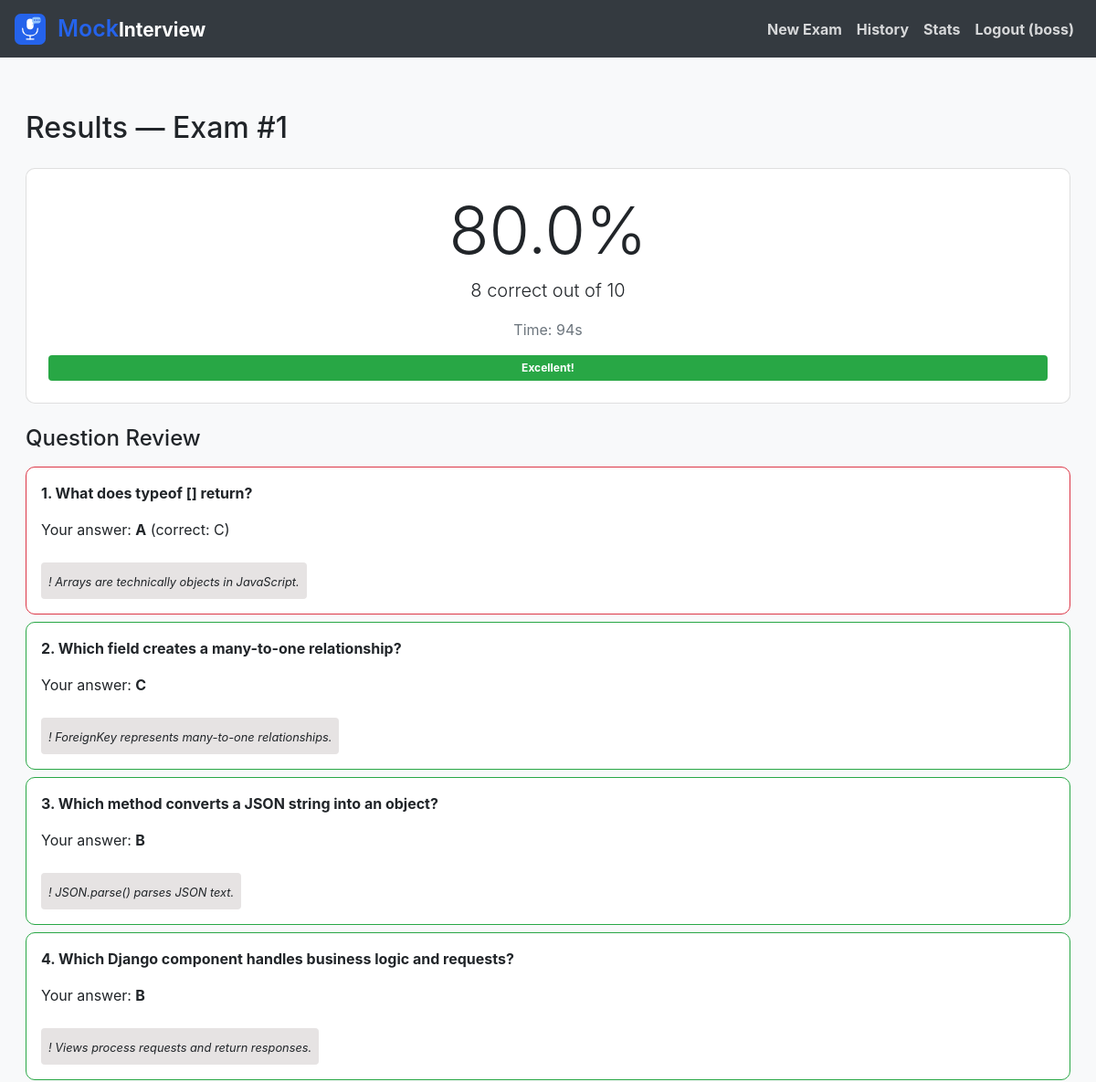
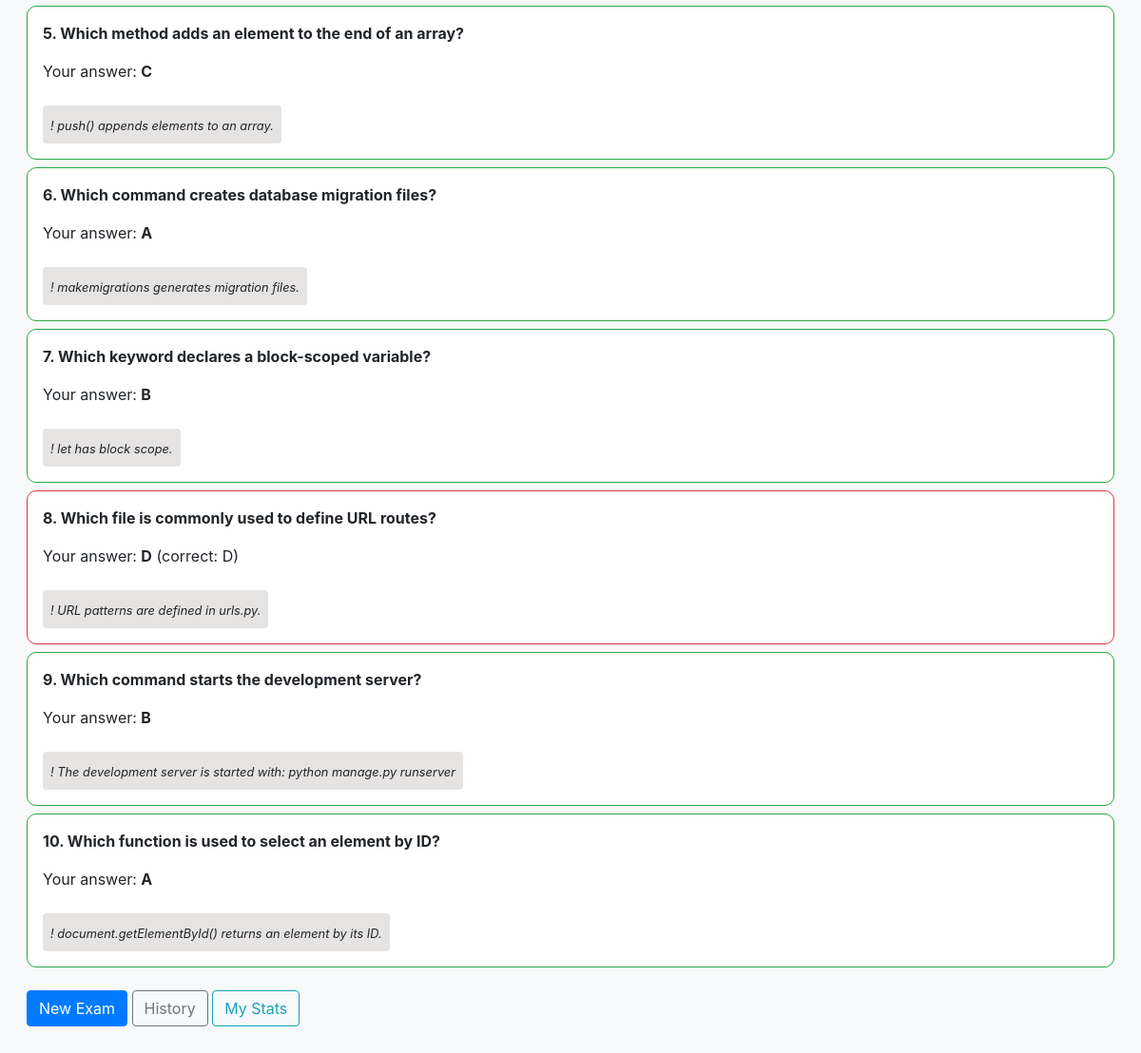
/exam/1/result (signed in), run on the app's committed database (2 pictures, top to bottom).
### interviews/models.py (models this page shows, shortened)
class User(AbstractUser):
    class Meta:
        app_label = 'interviews'

class Exam(models.Model):
    user = models.ForeignKey(User, on_delete=models.CASCADE, related_name='exams')
    categories = models.ManyToManyField(Category)
    created_at = models.DateTimeField(auto_now_add=True)
    completed = models.BooleanField(default=False)
    duration_seconds = models.IntegerField(default=0)

class Result(models.Model):
    exam = models.OneToOneField(Exam, on_delete=models.CASCADE, related_name='result')
    total_questions = models.IntegerField()
    correct_answers = models.IntegerField()
    score_percentage = models.FloatField()
    created_at = models.DateTimeField(auto_now_add=True)

class ExamQuestion(models.Model):
    exam = models.ForeignKey(Exam, on_delete=models.CASCADE, related_name='exam_questions')
    question = models.ForeignKey(Question, on_delete=models.CASCADE)
    answer_given = models.CharField(max_length=1, blank=True, null=True)
    is_correct = models.BooleanField(default=False)

class Question(models.Model):
    DIFFICULTY_CHOICES = [
        ('easy', 'Easy'),
        ('medium', 'Medium'),
        ('hard', 'Hard'),
    ]
    category = models.ForeignKey(Category, on_delete=models.CASCADE, related_name='questions')
    text = models.TextField()
    option_a = models.CharField(max_length=256)
    option_b = models.CharField(max_length=256)
    option_c = models.CharField(max_length=256)
    option_d = models.CharField(max_length=256)
    correct_option = models.CharField(max_length=1)
    difficulty = models.CharField(max_length=10, choices=DIFFICULTY_CHOICES, default='medium')
    explanation = models.TextField(blank=True)

### interviews/views.py (the view)
# urls.py: path('exam/<int:exam_id>/result', views.result, name='result'),
@login_required
def result(request, exam_id):
    exam = Exam.objects.get(id=exam_id)
    if exam.user != request.user:
        return HttpResponseRedirect(reverse('interviews:index'))
    result = exam.result
    exam_questions = exam.exam_questions.select_related('question').all()
    return render(request, 'interviews/result.html', {
        'exam': exam,
        'result': result,
        'exam_questions': exam_questions
    })

### interviews/templates/interviews/result.html (shortened to what this page needs)
{% extends "interviews/layout.html" %}
{% block body %}
<h2>Results — Exam #{{ exam.id }}</h2>
<div class="card mt-3 p-4 text-center">
    <h1 class="display-3">{{ result.score_percentage }}%</h1>
    <p class="lead">{{ result.correct_answers }} correct out of {{ result.total_questions }}</p>
    <p class="text-muted">Time: {{ exam.duration_seconds }}s</p>
    {% if result.score_percentage >= 80 %}
        <span class="badge badge-success p-2">Excellent!</span>
    {% elif result.score_percentage >= 60 %}
        <span class="badge badge-warning p-2">Good! Keep practicing</span>
    {% else %}
        <span class="badge badge-danger p-2">Keep studying</span>
    {% endif %}
</div>
<h4 class="mt-4">Question Review</h4>
{% for eq in exam_questions %}
<div class="card mt-2 p-3 {% if eq.is_correct %}border-success{% else %}border-danger{% endif %}" style="display: block;">
    <p><strong>{{ forloop.counter }}. {{ eq.question.text }}</strong></p>
    <p>Your answer: <strong>{{ eq.answer_given|upper }}</strong>
        {% if eq.is_correct %}{% else %}(correct: {{ eq.question.correct_option|upper }}){% endif %}
    </p>
    {% if eq.question.explanation %}
    <div class="mt-2 p-2" style="display: inline-block; background-color: rgb(230, 227, 227); border-radius: 4px;">
        <small style=" font-style: italic;">! {{ eq.question.explanation }}</small>
    </div>
    {% endif %}
</div>
{% endfor %}
<div class="mt-4 mb-4" style="margin-bottom: 10px;">
    <a href="{% url 'interviews:new_exam' %}" class="btn btn-primary">New Exam</a>
    <a href="{% url 'interviews:history' %}" class="btn btn-outline-secondary">History</a>
    <a href="{% url 'interviews:stats' %}" class="btn btn-outline-info">My Stats</a>
</div>
{% endblock %}

### interviews/templates/interviews/layout.html (shortened to what this page needs)
{% load static %}
<!DOCTYPE html>
<html lang="en">
<head>
    <link rel="stylesheet" href="https://stackpath.bootstrapcdn.com/bootstrap/4.4.1/css/bootstrap.min.css">
    <link rel="stylesheet" href="{% static 'interviews/styles.css' %}">
</head>
<body>
    <header class="header">
        <div class="header-container">
            <nav class="navbar navbar-expand-lg navbar-dark">
                <a class="navbar-brand d-flex align-items-center" href="#" style="gap: 8px;">
                    <span style="color: white; margin-left: 5px;"><span style="color:#2563EB; font-weight:600; font-size: larger;">Mock</span>Interview</span>
                </a>
                <div class="collapse navbar-collapse" id="navbarNav">
                    <div class="navbar-nav ml-auto">
                        {% if user.is_authenticated %}
                            <a class="nav-link" href="{% url 'interviews:new_exam' %}">New Exam</a>
                            <a class="nav-link" href="{% url 'interviews:history' %}">History</a>
                            <a class="nav-link" href="{% url 'interviews:stats' %}">Stats</a>
                            <a class="nav-link" href="{% url 'interviews:logout' %}">Logout ({{ user.username }})</a>
                        {% else %}
                            <a class="nav-link" href="{% url 'interviews:login' %}">Login</a>
                            <a class="nav-link" href="{% url 'interviews:register' %}">Register</a>
                        {% endif %}
                    </div>
                </div>
            </nav>
        </div>
    </header>
    <div style="display: flex; width: 100%; justify-content: center; margin-top: 30px;">
        <div style="display: flex; flex-direction: column; width: 100%; max-width: 1400px; min-height: 80vh; padding: 28px;">
            {% block body %}{% endblock %}
        </div>
    </div>
</body>
</html>

### interviews/static/interviews/styles.css (style rules this page uses)
body { background-color: #f8f9fa; }
.card { border-radius: 10px; }
.navbar-brand { font-weight: bold; font-size: 1.3rem; }

### interviews/templates/interviews/layout.html (style rules this page uses)
.header { background-color: #343a40; width: 100%; }
.header-container { max-width: 1400px; margin: 0 auto; width: 100%; }
.navbar-nav .nav-link { font-weight: bolder; color: rgba(255, 255, 255, 0.8) !important; }

### data on the page
User: username "boss"
Exam: id "1", duration_seconds "94"
Result: score_percentage "80.0", correct_answers "8", total_questions "10"
ExamQuestion: question.text "What does typeof [] return?", answer_given "A", question.correct_option "C", question.explanation "Arrays are technically objects in JavaScript."
ExamQuestion: question.text "Which field creates a many-to-one relationship?", answer_given "C", question.explanation "ForeignKey represents many-to-one relationships."
ExamQuestion: question.text "Which method converts a JSON string into an object?", answer_given "B", question.explanation "JSON.parse() parses JSON text."
ExamQuestion: question.text "Which Django component handles business logic and requests?", answer_given "B", question.explanation "Views process requests and return responses."
ExamQuestion: question.text "Which method adds an element to the end of an array?", answer_given "C", question.explanation "push() appends elements to an array."
ExamQuestion: question.text "Which command creates database migration files?", answer_given "A", question.explanation "makemigrations generates migration files."
ExamQuestion: question.text "Which keyword declares a block-scoped variable?", answer_given "B", question.explanation "let has block scope."
ExamQuestion: question.text "Which file is commonly used to define URL routes?", answer_given "D", question.correct_option "D", question.explanation "URL patterns are defined in urls.py."
ExamQuestion: question.text "Which command starts the development server?", answer_given "B", question.explanation "The development server is started with: python manage.py runserver"
ExamQuestion: question.text "Which function is used to select an element by ID?", answer_given "A", question.explanation "document.getElementById() returns an element by its ID."
